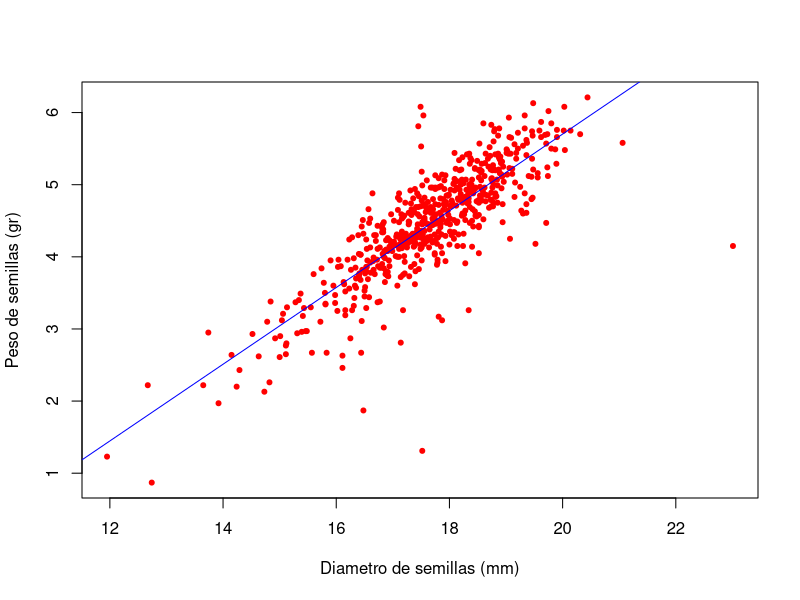
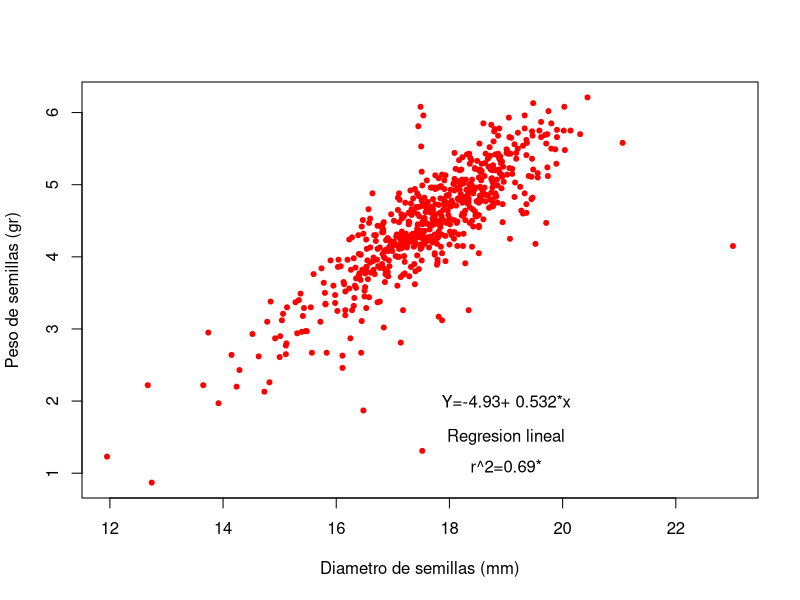

Here is the R script that generated these plots, in order:
#MZZ
#04/05/10
#semana 15

semillass <-read.csv("Clases/semillas.csv" , header = TRUE)

#Plot de diametro vs peso en gramos

plot(semillass$Diametro_mm, semillass$Peso_gr,pch=20, xlab = "Diametro de semillas (mm)", ylab = "Peso de semillas (gr)", col = "red")


#Funcion lm funcion que me ayuda a determinar alfa y beta de la regresion 

sem.lm <- lm(semillass$Peso_gr ~ semillass$Diametro_mm)
summary(sem.lm)

semillass$yprima <- round(-4.93375+ 0.53178* semillass$Diametro_mm,2)
 
abline(sem.lm, col = "blue")

plot(semillass$Diametro_mm, semillass$Peso_gr,pch=20, xlab = "Diametro de semillas (mm)", ylab = "Peso de semillas (gr)", col = "red")
text(19, 2, "Y=-4.93+ 0.532*x")
text(19, 1.5, "Regresion lineal")
text(19, 1.1, "r^2=0.69*")

semillass$Ajustados <- round(sem.lm$fitted.values,2)

sem.lm$coefficients
sum(sem.lm$residuals)

#Encontrar los valores aplicados la formula de reg 18, 11, 14, 16, 15

valores <- c(12.5, 14, 15, 16, 18)
-4.93375+ 0.53178*valores

